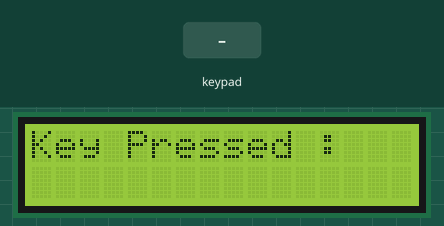
Recording of a sketch running on a simulated Arduino Mega 2560, built with avr-gcc and run on an emulated ATmega2560. Parts: 16×2 character LCD. The test bench sets the inputs (shaded band). What the sketch prints to the serial monitor is not drawn.

Above: at 1.2 s.
1.3 s: keypad keys 3 1 3 0 2 9 2 8 # pressed 0.4 s apart
At 4.9 s:
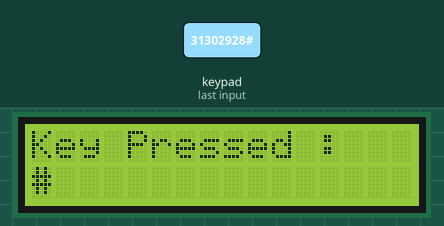
6.4 s: key 'A' pressed
At 7.6 s:
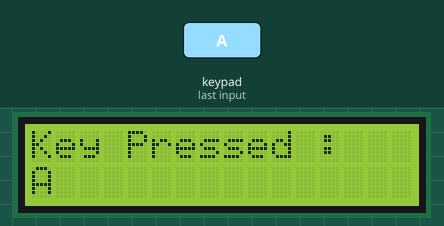
7.9 s: key 'B' pressed
At 8.7 s:
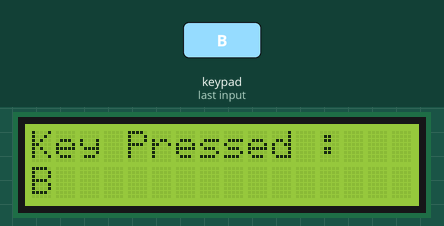
9.4 s: keypad keys 3 1 3 0 2 9 2 8 * pressed 0.4 s apart
At 13.4 s:
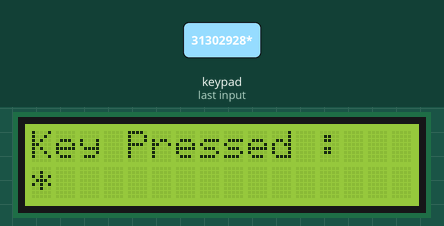
14.5 s: key 'C' pressed
At 15.0 s:
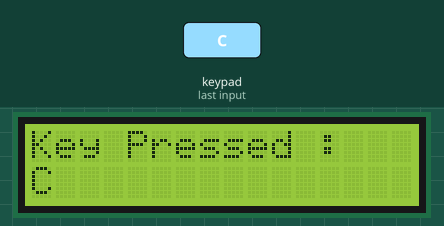
16.0 s: keypad keys 3 1 3 0 2 9 2 8 D pressed 0.4 s apart
At 16.2 s:
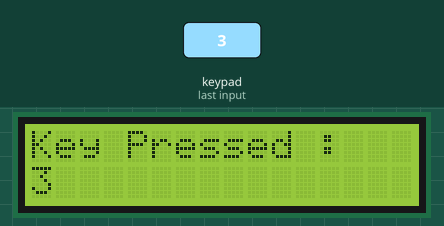
Timing chart, 0 to 19.0 s (numbered marks = the images above; inputs shaded):
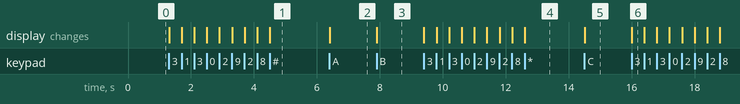

The sketch:

keypad_lcd.ino
```cpp
#include <Keypad.h>
#include <LiquidCrystal.h>

const byte ROWS = 4; //four rows
const byte COLS = 4; //four columns

char keys[ROWS][COLS] = {
  {'1','2','3','A'},
  {'4','5','6','B'},
  {'7','8','9','C'},
  {'*','0','#','D'}
};

byte rowPins[ROWS] = {31, 30, 29, 28}; //connect to the row pinouts of the keypad
byte colPins[COLS] = {39, 38, 37, 36}; //connect to the column pinouts of the keypad

//Create an object of keypad
Keypad keypad = Keypad( makeKeymap(keys), rowPins, colPins, ROWS, COLS );

// Creates an LCD object. Parameters: (rs, enable, d4, d5, d6, d7)
LiquidCrystal lcd(12, 11, 5, 4, 3, 2);


void setup() {
  // put your setup code here, to run once:

  // set up the LCD's number of columns and rows:
	lcd.begin(16, 2);
  Serial.begin(9600);
    // Print if key pressed
    lcd.print("Key Pressed : ");
    lcd.setCursor(0, 1);


}

void loop() {
  // put your main code here, to run repeatedly:
    char key = keypad.getKey();// Read the key

  if (key){
  //   lcd.print(key);
    Serial.println(key);
    lcd.setCursor(0, 1);
    lcd.print(key);
  };

}
```

Measured:
- after the input at 1.3 s, the display: first changes at once (image 1 shows a later state)
- after the input at 6.4 s, the display: changes at once (image 2)
- after the input at 7.9 s, the display: changes at once (image 3)
- after the input at 9.4 s, the display: first changes at once (image 4 shows a later state)
- after the input at 14.5 s, the display: changes at once (image 5)
- after the input at 16.0 s, the display: changes at once (image 6)
